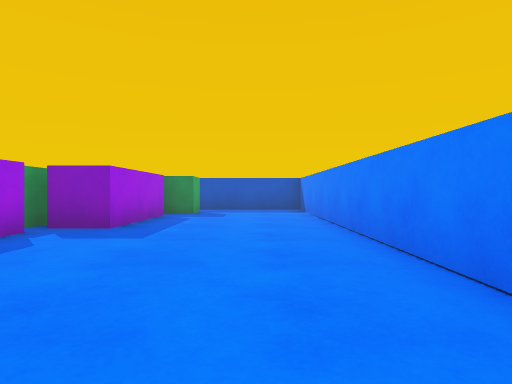
view 1 (above)

17 first-person views from a walk through a Unity game level. The camera is 0.58 m above the floor, looks level and sees 75° across. The floor is counted in squares, 1 m on a side. Each view is taken from the middle of a square. On the plan, view 1 faces up. The plan holds only what a view shows up to about 9 squares ahead; the rest is blank. The player is left out.

view 2
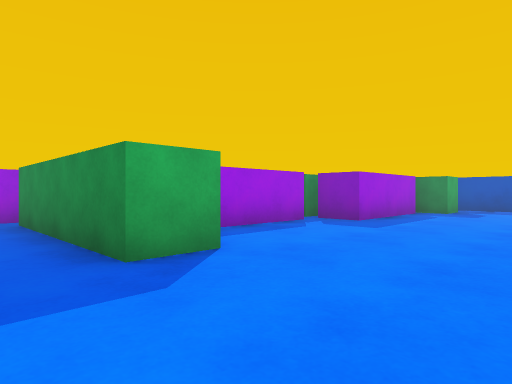

view 3
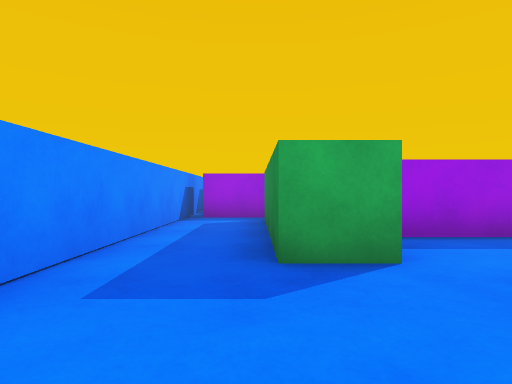

view 4
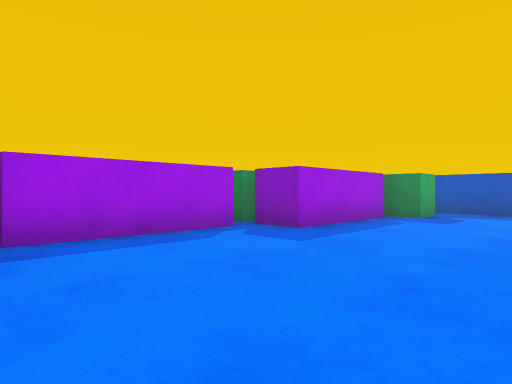

view 5
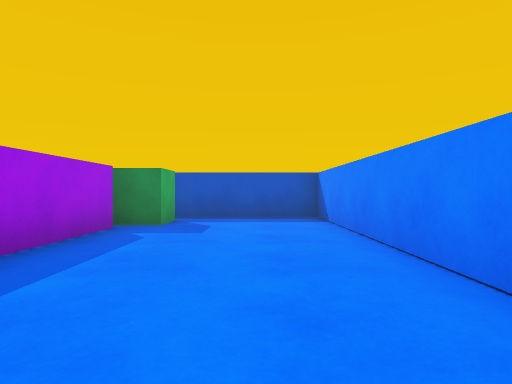

view 6
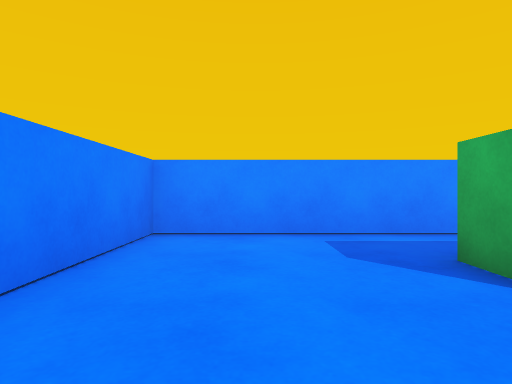

view 7
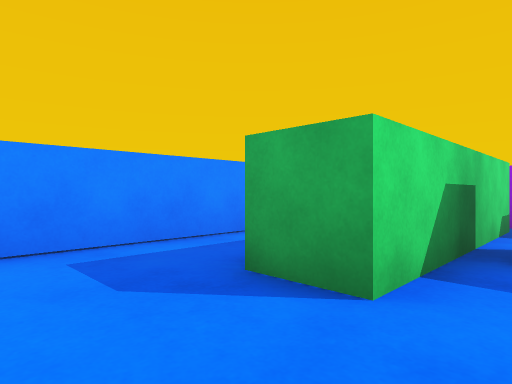

view 8
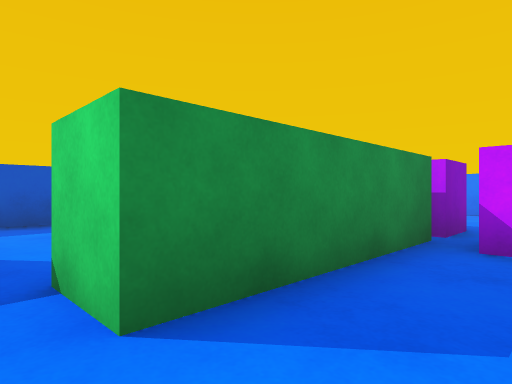

view 9
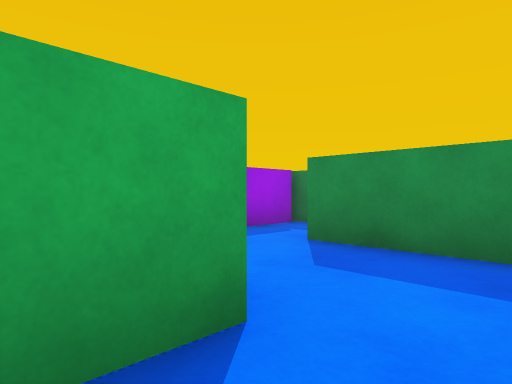

view 10
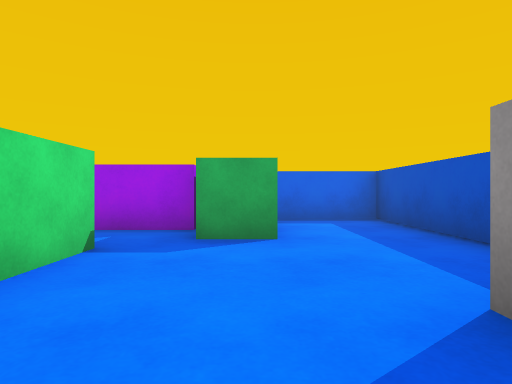

view 11
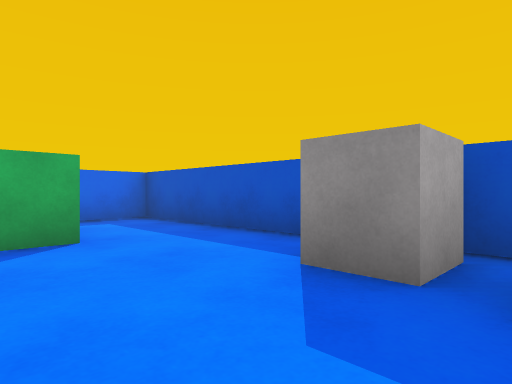

view 12
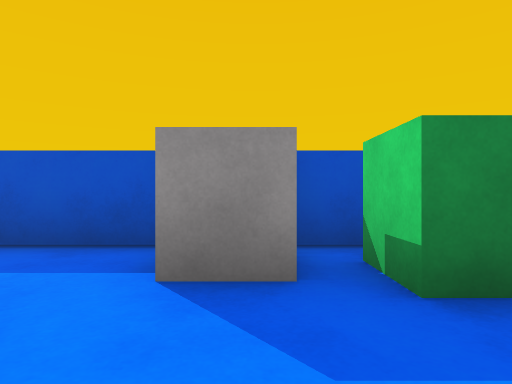

view 13
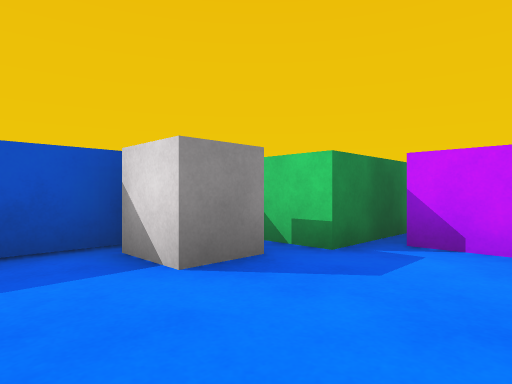

view 14
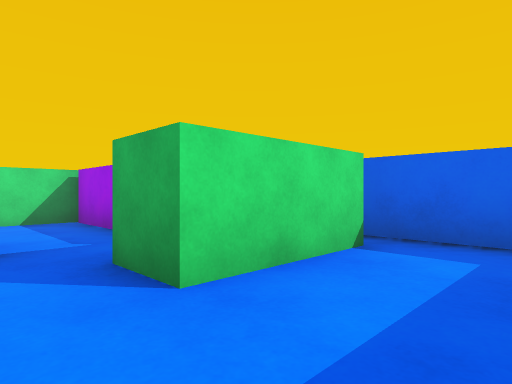

view 15
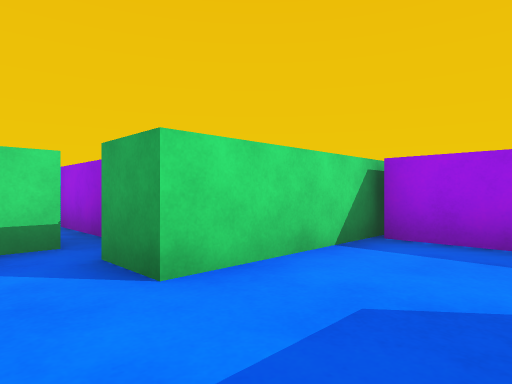

view 16
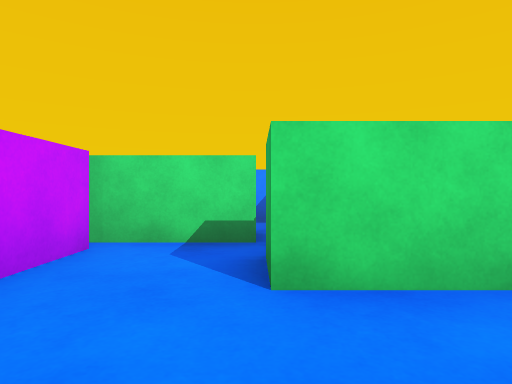

view 17
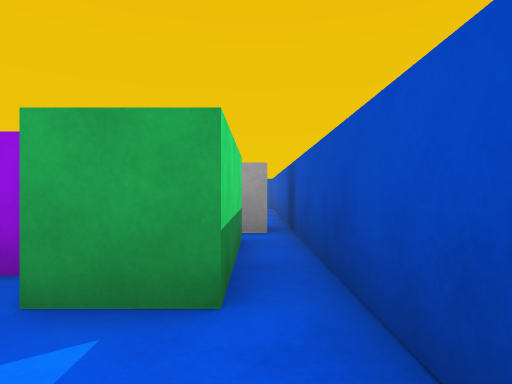

### Floor plan
Ten units are one square. View 1 is at (0, 0); x grows to the right and y downward. Boxes are objects, and circles mark ways between rooms. Rooms are numbered by the first view taken in them; rooms with no view inside come last. Other rooms are left out.
<svg viewBox="-116 -110 135 131">
<path fill="none" stroke="#000" d="M-33 -48 -33 -15M-37 -60 -37 -53M-41 -12 -17 -12 -17 -2 -60 -2M-23 -84 -23 -53 -34 -53M-66 -11 -66 12M-79 16 14 16 14 -105 -26 -105M-54 -53 -74 -53 -74 -63M-91 -71 -91 -31M-95 -30 -61 -30M-61 -30 -61 -20M-37 -53 -54 -53M-43 -15 -43 -29M-60 -12 -41 -12M-74 -63 -61 -63M-33 -74 -33 -85M-26 -105 -111 -105 -111 -79"/>
<rect x="-105" y="-85" width="30" height="10" fill="#bbb"><title>green block</title></rect>
<rect x="-55" y="-105" width="10" height="20" fill="#bbb"><title>grey cube</title></rect>
<rect x="-45" y="-105" width="30" height="20" fill="#bbb"><title>green block</title></rect>
<circle cx="-40" cy="-50" r="3" fill="#2a7"/>
<circle cx="-65" cy="-45" r="3" fill="#2a7"/>
<circle cx="-80" cy="-60" r="3" fill="#2a7"/>
<text x="-10" y="-40">1</text>
<text x="-70" y="-50">2</text>
<text x="-50" y="-40">3</text>
<text x="-70" y="-90">4</text>
</svg>
Room 1 opens to room 3. Room 2 opens to room 3. Room 2 opens to room 4.

Where each view was taken, in squares from view 1:
view 1: 0 up, 0 right, facing up
view 2: 1 down, 1 right, facing up-left
view 3: 0 up, 1 right, facing left
view 4: 1 up, 1 right, facing up-left
view 5: 3 up, 0 right, facing up
view 6: 3 up, 0 right, facing down
view 7: 2 up, 0 right, facing down-left
view 8: 4 up, 8 left, facing up-right
view 9: 2 up, 5 left, facing up-left
view 10: 8 up, 4 left, facing left
view 11: 7 up, 4 left, facing up-left
view 12: 7 up, 5 left, facing up
view 13: 7 up, 7 left, facing up-right
view 14: 10 up, 7 left, facing down-left
view 15: 5 up, 5 left, facing down-left
view 16: 5 up, 6 left, facing down
view 17: 10 up, 0 right, facing left
